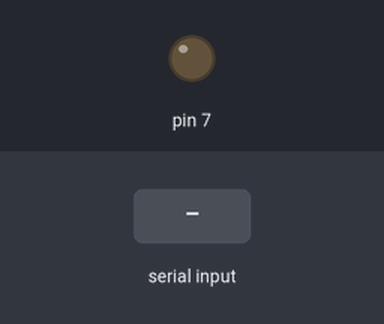
A sketch run on a simulated Arduino Uno, built with avr-gcc and run on an emulated ATmega328P. Shown: output pins drawn as LEDs (lit = HIGH). The test bench sets the inputs (shaded band).

Above: at 1.2 s.
1.3 s: "1" received over Serial
At 1.8 s:
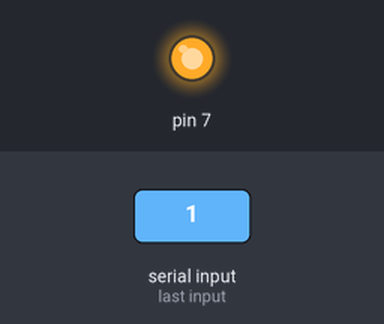
2.8 s: "0" received over Serial
At 4.1 s:
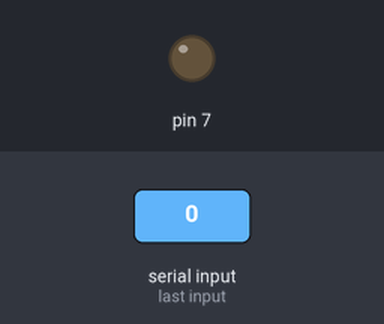
Timing chart, 0 to 5.8 s (numbered marks = the images above; inputs shaded):
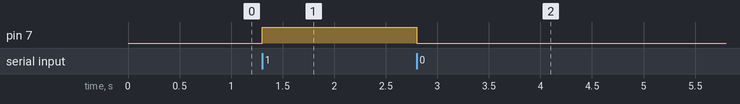

Measured:
- after the input at 1.3 s, pin 7: LOW → HIGH at once
- after the input at 2.8 s, pin 7: HIGH → LOW at once

The sketch:

sketch_feb19a.ino
```cpp
int dta;
void setup() {
  Serial.begin(57600);
  pinMode(7, OUTPUT);

}

void loop() {
  if(Serial.available())
  {
    dta = Serial.read();
  }
  else if(dta == '1')
  {
    digitalWrite(7, HIGH);
  }
  else if(dta == '0')
  {
    digitalWrite(7, LOW);
  }


}
```
